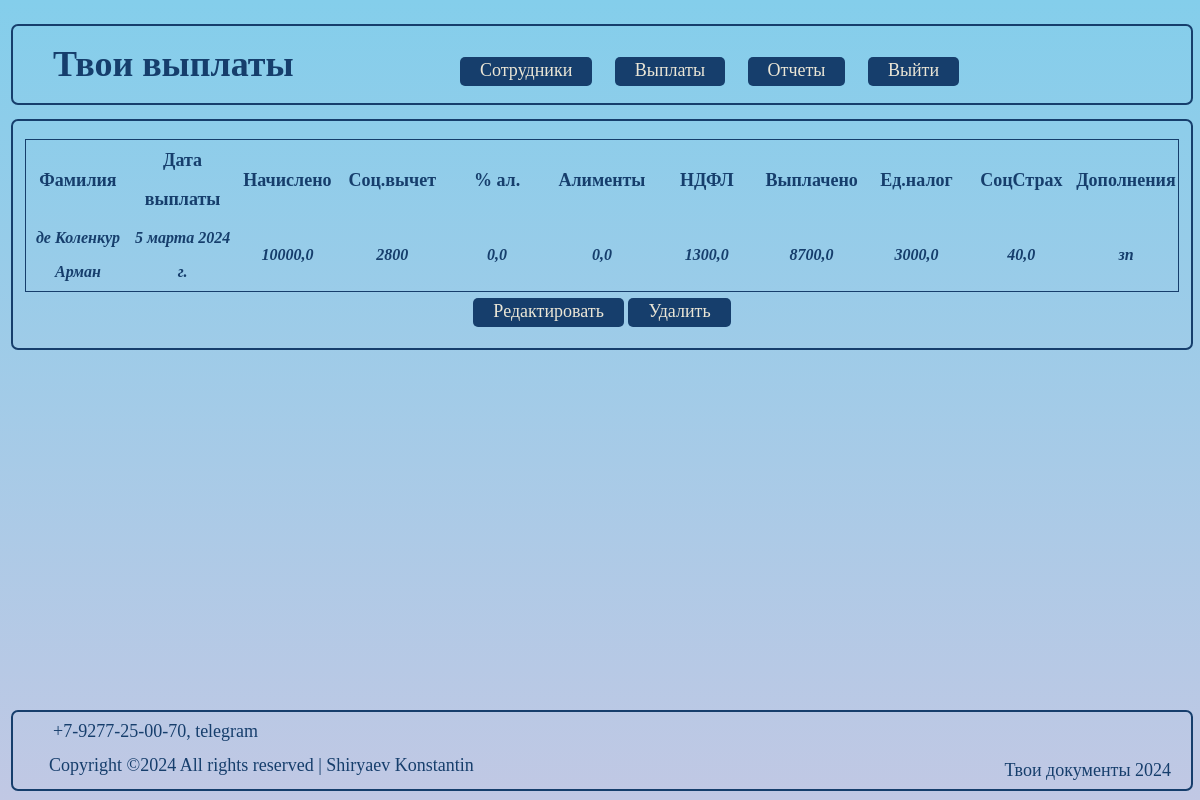
Page /charges/5 on the committed database.
### taxes/models.py (models this page shows, shortened)
class Accruals_and_taxes(models.Model):
    worker = models.ForeignKey(Staff, on_delete=models.CASCADE, verbose_name='Работник')
    payment_date = models.DateField(verbose_name='Дата выплаты')
    reporting_date = models.DateField(verbose_name='Дата начисления', default=default_datetime, blank= True,null=True)
    accrued = models.FloatField(verbose_name='Начислено')
    social_ded = models.FloatField(default=0, verbose_name='Соц.вычет уч.')
    alimony = models.FloatField(default=0, verbose_name='Алименты в %')
    description = models.TextField(blank=True, verbose_name='Описание')
    class Meta:
        verbose_name = 'Начисления'
    def social_deductions(self):
        dependents = self.worker.dependents
        if dependents <= 2:
            return dependents * 1400
        elif dependents >= 3:
            return 2800 + (3000 * int(dependents - 2))
        else:
            return dependents == 0
    def income_tax(self):
        accrued = self.accrued
        social_ded = self.social_ded
        return (accrued - social_ded) * 0.13
    def alimony_tax(self):
        accrued = self.accrued
        alimony = self.alimony
        return accrued * alimony * 0.01
    def salary(self):
        accrued = self.accrued
        alimony_tax = self.alimony_tax()
        income_tax = self.income_tax()
        return accrued - (alimony_tax + income_tax)
    def single_tax(self):
        accrued = self.accrued
        return accrued * 0.3
    def injury_insurance(self):
        accrued = self.accrued
        return accrued * 0.004
    class Meta:
        verbose_name = 'Выплата'
        verbose_name_plural = 'Выплаты'

class Staff(models.Model):
    author = models.ForeignKey(User, on_delete=models.CASCADE, verbose_name='Компания')
    surname = models.CharField(max_length=24, verbose_name='Фамилия')
    name = models.CharField(max_length=24, verbose_name='Имя')
    patronimic = models.CharField(max_length=24, blank=True, verbose_name='Отчество')
    ITN = models.PositiveBigIntegerField(unique=True, validators=[MaxValueValidator(999999999999)], verbose_name='ИНН')
    post = models.CharField(max_length=24, verbose_name='Должность')
    dependents = models.IntegerField(default=0, verbose_name='Иждивенцы')
    employment_date = models.DateField(null=True, verbose_name='Дата приёма')
    description = models.TextField(max_length=150, blank=True, verbose_name='Описание')
    class Meta:
        ordering = ['surname']
        indexes = [
            models.Index(fields=['surname']),
            ]
        verbose_name = 'Сотрудники'
        verbose_name_plural = 'Персонал'
    def __str__(self):
        return f'{self.surname} {self.name}'

### taxes/views.py (the view)
# urls.py: path('charges/<int:pk>', СhargesDetailView.as_view(), name='charges'),
class СhargesDetailView(DetailView):
    model = Accruals_and_taxes
    template_name = 'pay_charges/charges_detail.html'
    context_object_name = 'accruals_and_taxes'
    def get_object(self, **kwargs):
        id = self.kwargs.get('pk')
        return Accruals_and_taxes.objects.get(pk=id)

### taxes/templates/pay_charges/charges_detail.html (shortened to what this page needs)
{% extends 'flatpages/default.html' %}
{% block content %}
    <table class="table_blur">
        <thead>
           <tr>
               <th scope="col">Фамилия</th>
               <th scope="col">Дата выплаты</th>
               <th scope="col">Начислено</th>
               <th scope="col">Соц.вычет</th>
               <th scope="col">% ал.</th>
               <th scope="col">Алименты</th>
               <th scope="col">НДФЛ</th>
               <th scope="col">Выплачено</th>
               <th scope="col">Ед.налог</th>
               <th scope="col">СоцСтрах</th>
               <th scope="col">Дополнения</th>
            </tr>
        </thead>
        <tbody class="stab">
            <tr>
               <th scope="row">{{ accruals_and_taxes.worker }}</th>
               <th scope="row">{{ accruals_and_taxes.payment_date }}</th>
               <th scope="row">{{ accruals_and_taxes.accrued }}</th>
               <th scope="row">{{ accruals_and_taxes.social_deductions }}</th>
               <th scope="row">{{ accruals_and_taxes.alimony }}</th>
               <th scope="row">{{ accruals_and_taxes.alimony_tax }}</th>
               <th scope="row">{{ accruals_and_taxes.income_tax }}</th>
               <th scope="row">{{ accruals_and_taxes.salary }}</th>
               <th scope="row">{{ accruals_and_taxes.single_tax }}</th>
               <th scope="row">{{ accruals_and_taxes.injury_insurance }}</th>
               <th scope="row">{{ accruals_and_taxes.description|truncatechars:12 }}</th>
            </tr>
        </tbody>
    </table>
    <div class="btn-wrapper">
            <a href="{% url 'char_edit' accruals_and_taxes.id %}" class="btn" role="button" >Редактировать</a>
            <a href="{% url 'char_delete' accruals_and_taxes.id %}" class="btn" role="button" >Удалить</a>
    </div>
{% endblock content %}

### account/static/css/styles.css (style rules this page uses)
:root { --document_black: #163E6C; --document_red: #D20A11; --document_beige: #d6d8eb; }
html { font-family: "PT-Astra-Sans_Regular"; font-size: 18px; color: var(--document_black); line-height: 2.15; -webkit-text-size-adjust: 100%; -ms-text-size-adjust: 100%; -moz-text-size-adjust: 100%; -ms-overflow-style: scrollbar; -webkit-tap-highlight-color: rgba(0, 0, 0, 0); }
body { background: linear-gradient(#84CEEB, #C1C8E4); width: 99%; min-width:960px; max-height: 100em; }
*, *:before, *:after { box-sizing: border-box; }
tbody.stab { font-size: medium; font-style: italic; }
.btn { text-decoration: none; color: #EBE6D6; background-color: #163E6C; border-radius: 5px; padding: 3px 20px 6px 20px; }
div.btn-wrapper { text-align: center; padding-bottom: 1em; }
.table_blur { table-layout: fixed; margin-left: auto; margin-right: auto; width: 98%; border-collapse: collapse; border: 1px solid #163E6C; }
body { background-color: #EBE6D6; }

### rows in the picture
Accruals_and_taxes: worker "де Коленкур Арман", payment_date "5 марта 2024 г.", accrued "10000,0", social_deductions "2800", alimony "0,0", alimony_tax "0,0", income_tax "1300,0", salary "8700,0", single_tax "3000,0", injury_insurance "40,0", description "зп"
